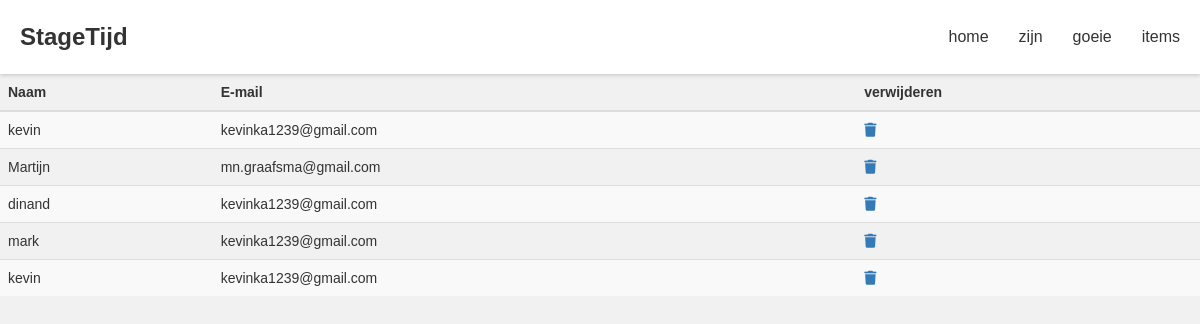
The app's page /Pages/docentenOverzicht.php, older data.
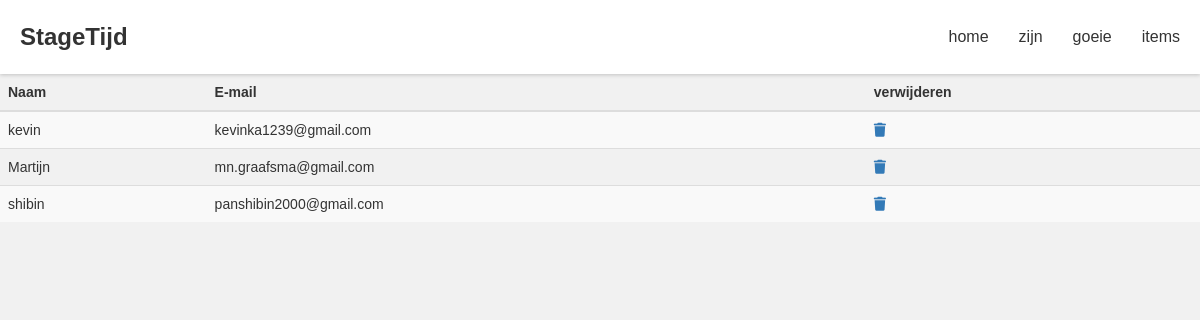
The same page, newer data.
### tables this page shows
CREATE TABLE `users` (
  `id` int(11) NOT NULL,
  `naam` varchar(50) NOT NULL,
  `email` varchar(50) NOT NULL,
  `wachtwoord` varchar(250) NOT NULL,
  `role` int(1) NOT NULL,
  `active` int(1) NOT NULL,
  `activationcode` text NOT NULL
);

### classes/DB.php (called while the page is built, shortened)
<?php
class DB
{
    private static PDO $pdo;
    public static function connect()
    {
        $host = "localhost";
        $username = "root";
        $password = "";
        $database = "stagetijd";
        try {
            self::$pdo = new PDO("mysql:host=$host;dbname=$database", $username, $password);
            self::$pdo->setAttribute(PDO::ATTR_ERRMODE, PDO::ERRMODE_EXCEPTION);
        } catch (PDOException $error) {
            $message = $error->getMessage();
        }
    }
    public static function select(string $table, array $data = []): array
    {
        $count = count($data);
$where = '';
        if ($count > 1) {
            $where = 'WHERE ';
            $teller = 1;
            foreach ($data as $k => $v) {
                if ($teller === $count) {
                    $where .= ' ' . $k . ' = "' . $v . '"';
                }
                else {
                    $where .= ' ' . $k . ' = "' . $v . '" AND';
                }
                $teller++;
            }
        } elseif ($count == 1) {
            $where = 'WHERE ';
            foreach ($data as $k => $v) {
                $where .= ' ' . $k . ' = "' . $v . '"';
            }
        }
            $query = "SELECT * FROM $table $where";
        $stmt = self::$pdo->prepare($query);
        $stmt->execute();
        return $stmt->fetchAll(PDO::FETCH_ASSOC);
    }
}

### Pages/docentenOverzicht.php (the view, shortened to what this page needs)
<?php
include "header.php";
$table = "users";
$data = [
    'role' => 1,
];
$result = DB::select($table, $data);
echo '
    <div class="table-responsive">
        <table class="table table-striped table-hover">
            <thead>
                <tr>
                    <th>Naam</th>
                    <th>E-mail</th>
                    <th>verwijderen</th>
                </tr>
            </thead>
            <tbody>
';
foreach ($result as $row) {
    $id = $row['id'];
    echo '
        <tr>
            <td>'.$row['naam'].'<input type="hidden" name="id[]" value="'.$row['id'].'"></td>
            <td>'.$row['email'].'</td>
            <td><a href="?userId='.$id.'"><i class="fa-solid fa-trash"></i></a></td>
        </tr>
    ';
}
echo '
            </tbody>
        </table>
    </div>
';
?>

### pages/header.php (shortened to what this page needs)
<!DOCTYPE html>
<html lang="en">
<head>
    <link rel="stylesheet" href="https://maxcdn.bootstrapcdn.com/bootstrap/3.4.1/css/bootstrap.min.css">
    <link rel="stylesheet" href="../Styles/style.css">
</head>
<body>
<header class="header">
  <div class="header-container">
    <a href="#" class="logo">StageTijd</a>
    <nav class="nav">
      <ul class="nav-list">
        <li class="nav-item"><a href="#">home</a></li>
        <li class="nav-item"><a href="#">zijn</a></li>
        <li class="nav-item"><a href="#">goeie</a></li>
        <li class="nav-item"><a href="#">items</a></li>
      </ul>
    </nav>
  </div>
</header>
</body>
</html>

### Styles/style.css (style rules this page uses)
body { font-family: Arial, sans-serif; background-color: #f1f1f1; }
.header { top: 0; left: 0; width: 100%; background-color: #fff; box-shadow: 0 1px 4px rgba(0, 0, 0, 0.2); z-index: 100; }
.header-container { display: flex; justify-content: space-between; align-items: center; max-width: 1200px; margin: 0 auto; padding: 20px; }
.logo { font-size: 24px; font-weight: bold; color: #333; text-decoration: none; }
.nav { display: none; }
.nav-list { display: flex; justify-content: flex-end; list-style: none; margin: 0; padding: 0; }
.nav-item { margin-left: 30px; }
.nav-item:first-child { margin-left: 0; }
.nav-item a { font-size: 16px; color: #333; text-decoration: none; transition: color 0.2s ease-in-out; }
@media screen and (min-width: 768px) { .nav { display: flex; flex-grow: 1; justify-content: flex-end; } }
@media screen and (min-width: 768px) { .nav-list { margin: 0; padding: 0; } }
@media screen and (min-width: 768px) { .nav-item { margin-left: 30px; } }
@media screen and (min-width: 768px) { .nav-item:first-child { margin-left: 0; } }

Row changes from the older to the newer data that the page shows:
removed users: naam "dinand", email "kevinka1239@gmail.com"
removed users: naam "mark", email "kevinka1239@gmail.com"
removed users: naam "kevin", email "kevinka1239@gmail.com"
added users: naam "shibin", email "panshibin2000@gmail.com"
